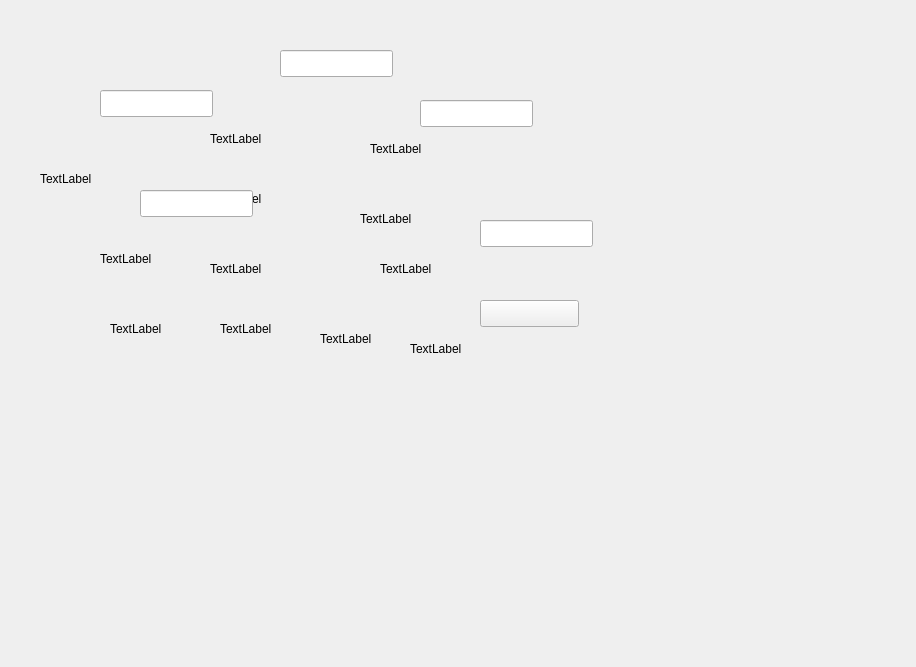
<?xml version="1.0" encoding="UTF-8"?>
<ui version="4.0">
 <class>QSettingCleanForm</class>
 <widget class="QWidget" name="QSettingCleanForm">
  <property name="geometry">
   <rect>
    <x>0</x>
    <y>0</y>
    <width>916</width>
    <height>667</height>
   </rect>
  </property>
  <property name="windowTitle">
   <string>Form</string>
  </property>
  <widget class="QLabel" name="lb_settingclean_zijian">
   <property name="geometry">
    <rect>
     <x>210</x>
     <y>130</y>
     <width>67</width>
     <height>17</height>
    </rect>
   </property>
   <property name="text">
    <string>TextLabel</string>
   </property>
  </widget>
  <widget class="QLabel" name="lb_settingclean_huansuan">
   <property name="geometry">
    <rect>
     <x>210</x>
     <y>190</y>
     <width>67</width>
     <height>17</height>
    </rect>
   </property>
   <property name="text">
    <string>TextLabel</string>
   </property>
  </widget>
  <widget class="QLabel" name="lb_settingclean_xiaohuaguan">
   <property name="geometry">
    <rect>
     <x>370</x>
     <y>140</y>
     <width>67</width>
     <height>17</height>
    </rect>
   </property>
   <property name="text">
    <string>TextLabel</string>
   </property>
  </widget>
  <widget class="QLabel" name="lb_settingclean_jieshoubei">
   <property name="geometry">
    <rect>
     <x>360</x>
     <y>210</y>
     <width>67</width>
     <height>17</height>
    </rect>
   </property>
   <property name="text">
    <string>TextLabel</string>
   </property>
  </widget>
  <widget class="QLabel" name="lb_settingclean_jianguan">
   <property name="geometry">
    <rect>
     <x>210</x>
     <y>260</y>
     <width>67</width>
     <height>17</height>
    </rect>
   </property>
   <property name="text">
    <string>TextLabel</string>
   </property>
  </widget>
  <widget class="QLabel" name="lb_settingclean_pengsuanguan">
   <property name="geometry">
    <rect>
     <x>380</x>
     <y>260</y>
     <width>67</width>
     <height>17</height>
    </rect>
   </property>
   <property name="text">
    <string>TextLabel</string>
   </property>
  </widget>
  <widget class="QLineEdit" name="le_settingclean_xiaohuaguan">
   <property name="geometry">
    <rect>
     <x>100</x>
     <y>90</y>
     <width>113</width>
     <height>27</height>
    </rect>
   </property>
  </widget>
  <widget class="QLineEdit" name="le_settingclean_huansuan">
   <property name="geometry">
    <rect>
     <x>280</x>
     <y>50</y>
     <width>113</width>
     <height>27</height>
    </rect>
   </property>
  </widget>
  <widget class="QLineEdit" name="le_settingclean_jieshoubei">
   <property name="geometry">
    <rect>
     <x>420</x>
     <y>100</y>
     <width>113</width>
     <height>27</height>
    </rect>
   </property>
  </widget>
  <widget class="QLineEdit" name="le_settingclean_jianguan">
   <property name="geometry">
    <rect>
     <x>140</x>
     <y>190</y>
     <width>113</width>
     <height>27</height>
    </rect>
   </property>
  </widget>
  <widget class="QLineEdit" name="le_settingclean_pengsuanguan">
   <property name="geometry">
    <rect>
     <x>480</x>
     <y>220</y>
     <width>113</width>
     <height>27</height>
    </rect>
   </property>
  </widget>
  <widget class="QPushButton" name="pb_settingclean_save">
   <property name="geometry">
    <rect>
     <x>480</x>
     <y>300</y>
     <width>99</width>
     <height>27</height>
    </rect>
   </property>
   <property name="text">
    <string/>
   </property>
  </widget>
  <widget class="QLabel" name="label">
   <property name="geometry">
    <rect>
     <x>40</x>
     <y>170</y>
     <width>67</width>
     <height>17</height>
    </rect>
   </property>
   <property name="text">
    <string>TextLabel</string>
   </property>
  </widget>
  <widget class="QLabel" name="label_2">
   <property name="geometry">
    <rect>
     <x>100</x>
     <y>250</y>
     <width>67</width>
     <height>17</height>
    </rect>
   </property>
   <property name="text">
    <string>TextLabel</string>
   </property>
  </widget>
  <widget class="QLabel" name="label_3">
   <property name="geometry">
    <rect>
     <x>110</x>
     <y>320</y>
     <width>67</width>
     <height>17</height>
    </rect>
   </property>
   <property name="text">
    <string>TextLabel</string>
   </property>
  </widget>
  <widget class="QLabel" name="label_4">
   <property name="geometry">
    <rect>
     <x>220</x>
     <y>320</y>
     <width>67</width>
     <height>17</height>
    </rect>
   </property>
   <property name="text">
    <string>TextLabel</string>
   </property>
  </widget>
  <widget class="QLabel" name="label_5">
   <property name="geometry">
    <rect>
     <x>320</x>
     <y>330</y>
     <width>67</width>
     <height>17</height>
    </rect>
   </property>
   <property name="text">
    <string>TextLabel</string>
   </property>
  </widget>
  <widget class="QLabel" name="label_6">
   <property name="geometry">
    <rect>
     <x>410</x>
     <y>340</y>
     <width>67</width>
     <height>17</height>
    </rect>
   </property>
   <property name="text">
    <string>TextLabel</string>
   </property>
  </widget>
 </widget>
 <resources/>
 <connections/>
</ui>
